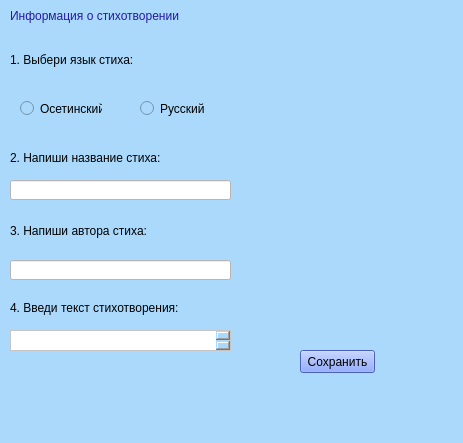
<?xml version="1.0" encoding="UTF-8"?>
<ui version="4.0">
 <class>inf_win</class>
 <widget class="QMainWindow" name="inf_win">
  <property name="geometry">
   <rect>
    <x>0</x>
    <y>0</y>
    <width>463</width>
    <height>443</height>
   </rect>
  </property>
  <property name="windowTitle">
   <string>MainWindow</string>
  </property>
  <property name="styleSheet">
   <string notr="true">background-color: rgb(171, 217, 252);</string>
  </property>
  <widget class="QWidget" name="centralwidget">
   <widget class="QLabel" name="label">
    <property name="geometry">
     <rect>
      <x>10</x>
      <y>0</y>
      <width>381</width>
      <height>31</height>
     </rect>
    </property>
    <property name="styleSheet">
     <string notr="true">font: 20pt &quot;MS Shell Dlg 2&quot;;
font: 75 20pt &quot;MS Shell Dlg 2&quot;;

color: rgb(37, 27, 159)</string>
    </property>
    <property name="text">
     <string>Информация о стихотворении</string>
    </property>
   </widget>
   <widget class="QLabel" name="label_2">
    <property name="geometry">
     <rect>
      <x>10</x>
      <y>50</y>
      <width>211</width>
      <height>20</height>
     </rect>
    </property>
    <property name="styleSheet">
     <string notr="true">font: 15pt &quot;MS Shell Dlg 2&quot;;</string>
    </property>
    <property name="text">
     <string>1. Выбери язык стиха:</string>
    </property>
   </widget>
   <widget class="QLabel" name="label_3">
    <property name="geometry">
     <rect>
      <x>10</x>
      <y>150</y>
      <width>251</width>
      <height>16</height>
     </rect>
    </property>
    <property name="styleSheet">
     <string notr="true">font: 14pt &quot;MS Shell Dlg 2&quot;;</string>
    </property>
    <property name="text">
     <string>2. Напиши название стиха:</string>
    </property>
   </widget>
   <widget class="QLabel" name="label_4">
    <property name="geometry">
     <rect>
      <x>10</x>
      <y>220</y>
      <width>231</width>
      <height>21</height>
     </rect>
    </property>
    <property name="styleSheet">
     <string notr="true">font: 14pt &quot;MS Shell Dlg 2&quot;;</string>
    </property>
    <property name="text">
     <string>3. Напиши автора стиха:</string>
    </property>
   </widget>
   <widget class="QLineEdit" name="inf_win_poetry_name">
    <property name="geometry">
     <rect>
      <x>10</x>
      <y>180</y>
      <width>221</width>
      <height>20</height>
     </rect>
    </property>
    <property name="styleSheet">
     <string notr="true">background-color: rgb(255, 255, 255);</string>
    </property>
   </widget>
   <widget class="QLineEdit" name="inf_win_autor_name">
    <property name="geometry">
     <rect>
      <x>10</x>
      <y>260</y>
      <width>221</width>
      <height>20</height>
     </rect>
    </property>
    <property name="styleSheet">
     <string notr="true">background-color: rgb(255, 255, 255);</string>
    </property>
   </widget>
   <widget class="QPushButton" name="inf_win_save_btn">
    <property name="geometry">
     <rect>
      <x>300</x>
      <y>350</y>
      <width>75</width>
      <height>23</height>
     </rect>
    </property>
    <property name="styleSheet">
     <string notr="true">background-color: rgb(103, 139, 255);</string>
    </property>
    <property name="text">
     <string>Сохранить</string>
    </property>
   </widget>
   <widget class="QRadioButton" name="inf_win_rus_lang">
    <property name="geometry">
     <rect>
      <x>140</x>
      <y>100</y>
      <width>82</width>
      <height>17</height>
     </rect>
    </property>
    <property name="text">
     <string>Русский</string>
    </property>
   </widget>
   <widget class="QRadioButton" name="inf_win_oset_lang">
    <property name="geometry">
     <rect>
      <x>20</x>
      <y>100</y>
      <width>82</width>
      <height>17</height>
     </rect>
    </property>
    <property name="text">
     <string>Осетинский</string>
    </property>
   </widget>
   <widget class="QLabel" name="label_5">
    <property name="geometry">
     <rect>
      <x>10</x>
      <y>300</y>
      <width>201</width>
      <height>16</height>
     </rect>
    </property>
    <property name="text">
     <string>4. Введи текст стихотворения:</string>
    </property>
   </widget>
   <widget class="QLabel" name="error_label">
    <property name="geometry">
     <rect>
      <x>10</x>
      <y>360</y>
      <width>281</width>
      <height>41</height>
     </rect>
    </property>
    <property name="text">
     <string/>
    </property>
   </widget>
   <widget class="QTextEdit" name="inf_win_poetry_text">
    <property name="geometry">
     <rect>
      <x>10</x>
      <y>330</y>
      <width>221</width>
      <height>21</height>
     </rect>
    </property>
    <property name="styleSheet">
     <string notr="true">background-color: rgb(255, 255, 255);</string>
    </property>
   </widget>
  </widget>
  <widget class="QMenuBar" name="menubar">
   <property name="geometry">
    <rect>
     <x>0</x>
     <y>0</y>
     <width>463</width>
     <height>24</height>
    </rect>
   </property>
  </widget>
  <widget class="QStatusBar" name="statusbar"/>
 </widget>
 <resources/>
 <connections/>
</ui>
